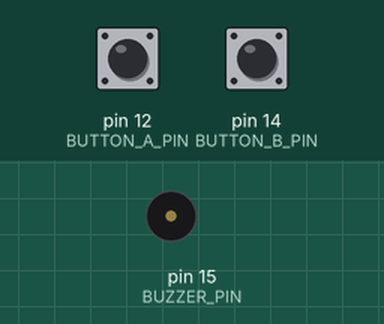
Simulated run of this sketch. Board: Arduino Uno, built with avr-gcc and run on an emulated ATmega328P. Parts: buzzer (waves = sounding). The test bench sets the inputs (shaded band); at power-on: pin 12 (BUTTON_A_PIN) HIGH, pin 14 (BUTTON_B_PIN) HIGH.

Above: at 1.2 s.
1.3 s: pin 12 (BUTTON_A_PIN) pulled LOW for 0.15 s
At 1.72 s:
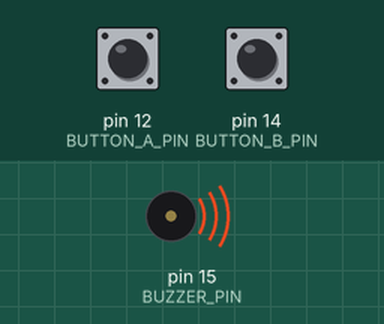
3.4 s: pin 12 (BUTTON_A_PIN) pulled LOW for 3.2 s
At 8.3 s:
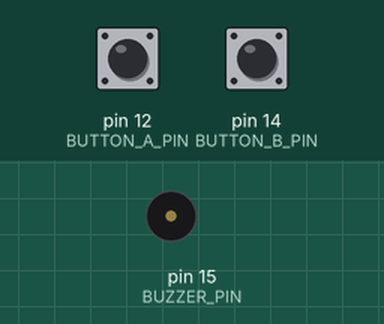
8.6 s: pin 14 (BUTTON_B_PIN) pulled LOW for 3.2 s
At 11.94 s:
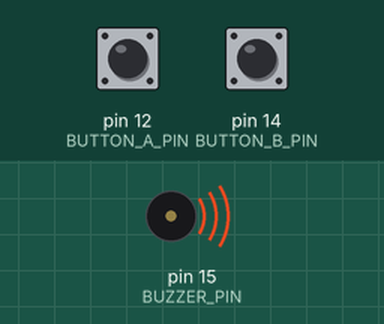
Timing chart, 0 to 13.5 s (numbered marks = the images above; inputs shaded):
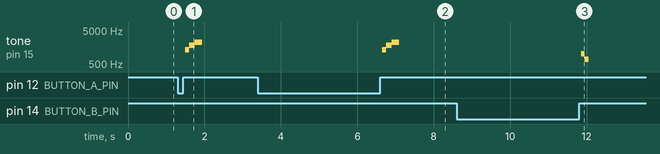

Measured:
- after the input at 1.3 s, tone on pin 15 (BUZZER_PIN): silent → 1318 Hz after 0.20 s, → 1760 Hz 0.10 s later, → 2217 Hz 0.15 s later, → silent 0.20 s later
- after the input at 3.4 s, tone on pin 15 (BUZZER_PIN): silent → 1318 Hz after 3.3 s, → 1760 Hz 0.10 s later, → 2217 Hz 0.15 s later, → silent 0.20 s later
- after the input at 8.6 s, tone on pin 15 (BUZZER_PIN): silent → 987 Hz after 3.2 s, → 689 Hz 0.10 s later, → silent 0.10 s later

The sketch:

test.ino
```cpp
#include <Button2.h>

Button2 buttonA;
Button2 buttonB;
#define BUTTON_A_PIN  12
#define BUTTON_B_PIN  14
#define BUZZER_PIN    15


void setup() {
  buttonA.begin(BUTTON_A_PIN);
  buttonA.setTapHandler(clickA);

    buttonB.begin(BUTTON_B_PIN);
  buttonB.setTapHandler(clickB);

  pinMode(BUZZER_PIN, OUTPUT);
}

void loop() {
  buttonA.loop();
  buttonB.loop();

}


void clickA(Button2& btn) {
  tone(BUZZER_PIN, 1318);
  delay(100);
  tone(BUZZER_PIN, 1760);
  delay(150);
  tone(BUZZER_PIN, 2217);
  delay(200);
  noTone(BUZZER_PIN);
}

void clickB(Button2& btn) {
  tone(BUZZER_PIN, 987);
  delay(100);
  tone(BUZZER_PIN, 689);
  delay(100);
  noTone(BUZZER_PIN);
}
```
